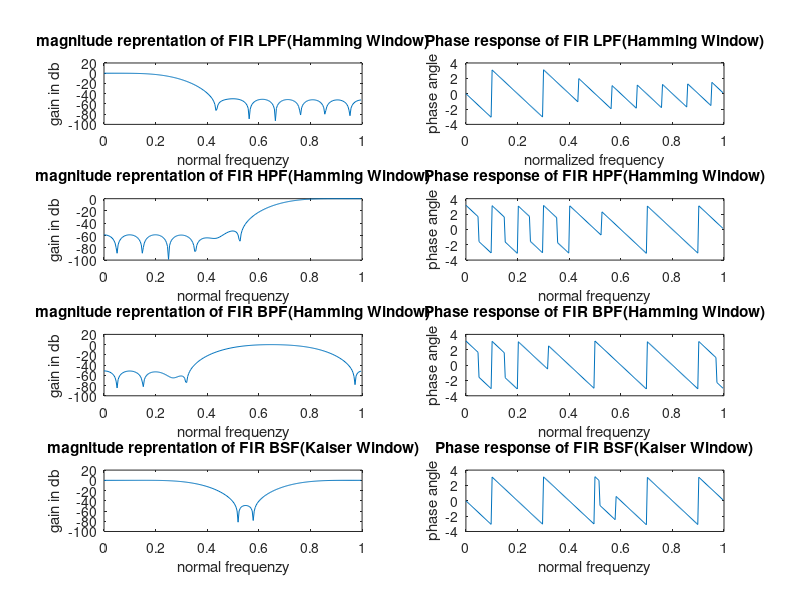

This chart was generated by the following MATLAB code:
%Expriment 1
N=20
Y=hamming(N+1)
wc=0.25
b=fir1(N,wc,'low',Y)
[h,w]=freqz(b,1,256)
subplot(4,2,1)
plot(w/pi,20*log10(abs(h)))
ylabel("gain in db")
xlabel("normal frequenzy")
title("magnitude reprentation of FIR LPF(Hamming Window)")
subplot(4,2,2)
plot(w/pi,angle(h))
xlabel("normalized frequency")
ylabel("phase angle")
title("Phase response of FIR LPF(Hamming Window)")
%Experiment 2
N=20
Y=hamming(N+1)
wc=0.7
b=fir1(N,wc,'high',Y)
[h,w]=freqz(b,1,256)
subplot(4,2,3)
plot(w/pi,20*log10(abs(h)))
ylabel("gain in db")
xlabel("normal frequenzy")
title("magnitude reprentation of FIR HPF(Hamming Window)")
subplot(4,2,4)
plot(w/pi,angle(h))
ylabel("phase angle")
xlabel("normal frequenzy")
title("Phase response of FIR HPF(Hamming Window)")
%Experiment 3
N=20
Y=hamming(N+1)
wc=[0.5,0.8]
b=fir1(N,wc,'bandpass',Y)
[h,w]=freqz(b,1,256)
subplot(4,2,5)
plot(w/pi,20*log10(abs(h)))
ylabel("gain in db")
xlabel("normal frequenzy")
title("magnitude reprentation of FIR BPF(Hamming Window)")
subplot(4,2,6)
plot(w/pi,angle(h))
ylabel("phase angle")
xlabel("normal frequenzy")
title("Phase response of FIR BPF(Hamming Window)")
%Experiment 4
N=20
Y=hamming(N+1)
wc=[0.35,0.75]
b=fir1(N,wc,'stop',Y)
[h,w]=freqz(b,1,256)
subplot(4,2,7)
plot(w/pi,20*log10(abs(h)))
ylabel("gain in db")
xlabel("normal frequenzy")
title("magnitude reprentation of FIR BSF(Kaiser Window)")
subplot(4,2,8)
plot(w/pi,angle(h))
ylabel("phase angle")
xlabel("normal frequenzy")
title("Phase response of FIR BSF(Kaiser Window)")